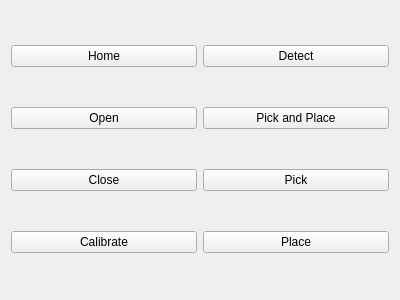
<?xml version="1.0" encoding="UTF-8"?>
<ui version="4.0">
 <class>GraspUI</class>
 <widget class="QWidget" name="GraspUI">
  <property name="geometry">
   <rect>
    <x>0</x>
    <y>0</y>
    <width>400</width>
    <height>300</height>
   </rect>
  </property>
  <property name="windowTitle">
   <string>Grasp UI</string>
  </property>
  <layout class="QGridLayout" name="gridLayout">

   <item row="0" column="0">
    <widget class="QPushButton" name="HomeButton">
     <property name="text">
      <string>Home</string>
     </property>
    </widget>
   </item>

   <item row="1" column="0">
    <widget class="QPushButton" name="OpenButton">
     <property name="text">
      <string>Open</string>
     </property>
    </widget>
   </item>

   <item row="2" column="0">
    <widget class="QPushButton" name="CloseButton">
     <property name="text">
      <string>Close</string>
     </property>
    </widget>
   </item>

   <item row="3" column="0">
    <widget class="QPushButton" name="CalibrateButton">
     <property name="text">
      <string>Calibrate</string>
     </property>
    </widget>
   </item>

   <item row="0" column="1">
    <widget class="QPushButton" name="DetectButton">
     <property name="text">
      <string>Detect</string>
     </property>
    </widget>
   </item>

   <item row="1" column="1">
    <widget class="QPushButton" name="PickPlaceButton">
     <property name="text">
      <string>Pick and Place</string>
     </property>
    </widget>
   </item>

   <item row="2" column="1">
    <widget class="QPushButton" name="PickButton">
     <property name="text">
      <string>Pick</string>
     </property>
    </widget>
   </item>

   <item row="3" column="1">
    <widget class="QPushButton" name="PlaceButton">
     <property name="text">
      <string>Place</string>
     </property>
    </widget>
   </item>

  </layout>
 </widget>
 <resources/>
 <connections/>
</ui>
